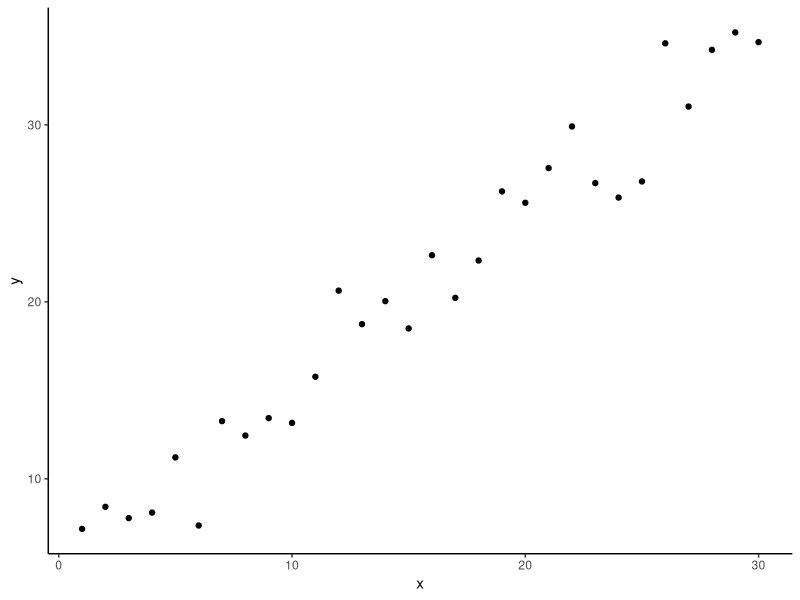
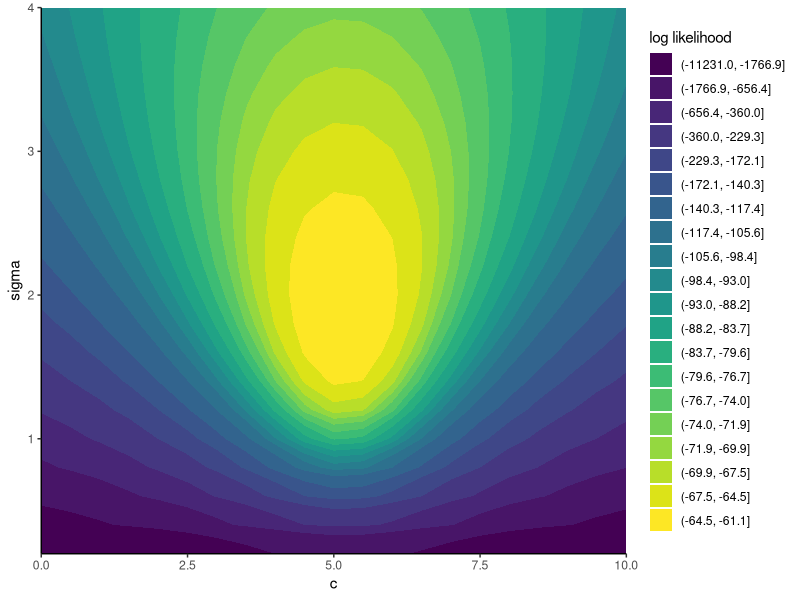
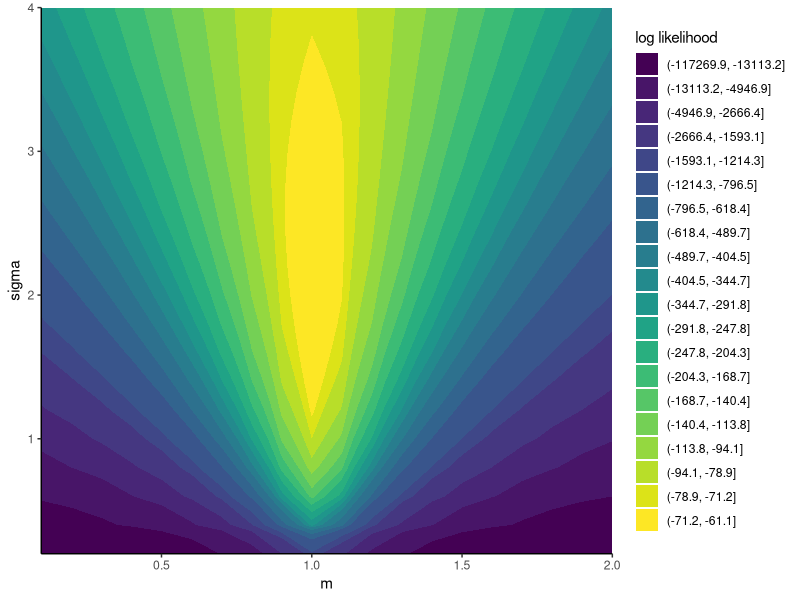
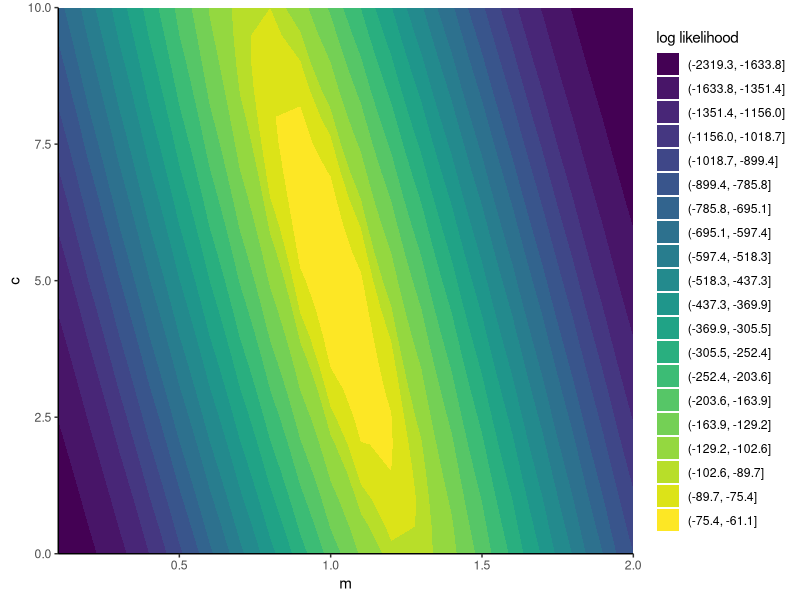

Write R code to recreate these figures, in order.
# LIBRARIES --------------------------------------------------------------------

library(tidyverse)

# PRELIMINARY REMARKS ----------------------------------------------------------

# The code here is written using the tidyverse, which has the benefit of being
# more human-readable than functions from 'base R' (i.e. included in the 
# language by default without loading extra packages.) If you don't understand
# it there's a quick introduction here
# https://github.com/ChrisHIV/teaching/blob/main/other_topics/tidyverse_quick_intro.md
# and in many other places on the internet.

# ABBREVIATIONS ----------------------------------------------------------------

# df = dataframe
# col = column
# num = number (of)
# ll = log likelihood
# ML = ml = maximum-likelihood
# diff = difference

# CHOOSE INPUT PARAMETERS FOR SIMULATION ---------------------------------------

seed <- 12345 # seed for random number generation, to allow reproducibility
m_true <- 1
c_true <- 5
sigma_true <- 2
x_vector <- 1:30

# SIMULATE DATA ----------------------------------------------------------------

set.seed(seed)

num_observations <- length(x_vector)

y_vector <- rnorm(n = num_observations,
                mean = m_true * x_vector + c_true,
                sd = sigma_true)

# PLOT DATA --------------------------------------------------------------------

df_data <- tibble(x = x_vector,
                  y = y_vector)

ggplot(df_data) +
  geom_point(aes(x, y)) +
  theme_classic() 

# DEFINE AND EXPLORE THE LOG LIKELIHOOD  ---------------------------------------

# Two different functions that should give the same ll as a function of the 
# parameters (except differing by a constant that's independent of the 
# parameters, which is irrelevant for our purposes).
ll_1 <- function(m, c, sigma) {
  sum(dnorm(x = y_vector,
            mean =  m * x_vector + c,
            sd = sigma,
            log = TRUE))
}
ll_2 <- function(m, c, sigma) {
  -num_observations * log(sigma) -
    (1 / (2 * sigma^2)) * sum((y_vector - m * x_vector - c)^2)
}

# Define a set of points in parameter space: a 3D lattice (grid) of values to
# consider for m, c, and sigma. cross_df makes all possible combinations of 
# values from the list of vectors supplied as arguments. Inspect the resulting
# df_ll if you're not clear what we've done.
df_ll <- expand_grid(m = seq(from = 0.1, to = 2, by = 0.1),
                     c = seq(from = 0, to = 10, by = 0.5),
                     sigma = seq(from = 0.2, to = 4, by = 0.2))

# Calculate the ll for each point in our parameter space, using both methods 
df_ll <- df_ll %>%
  mutate(ll_1 = pmap_dbl(list(m = m, c = c, sigma = sigma), ll_1),
         ll_2 = pmap_dbl(list(m = m, c = c, sigma = sigma), ll_2),
         diff_1_2 = ll_1 - ll_2)

# Inspect the differences in the answers given by the two methods - it's 
# always the same (i.e. independent of the parameters) to within a very small
# value (numerical imperfection) that's not worrisome.
max(df_ll$diff_1_2) - min(df_ll$diff_1_2)

# Keep the col for only one of the methods. Rename it.
df_ll <- df_ll %>%
  select(-c("ll_2", "diff_1_2")) %>%
  rename(ll = ll_1)

# Find the ML estimate of m, c and sigma among the values we've considered
df_ll_ml <- df_ll %>%
  filter(ll == max(ll))
m_ml <- df_ll_ml$m
c_ml <- df_ll_ml$c
sigma_ml <- df_ll_ml$sigma

# Fixing each of the three parameters in turn at their ML estimate, plot how the
# ll varies as a function of the other two. We'll use coloured contours that
# divide the data into equal sized subsets, rather than the norm of equally 
# spaced contours, because some parts of parameter space have dramatically worse
# likelihoods than others. Alternatively you could zoom in to the area of 
# parameter space closest to the likelihood's maximum.
df_ll_fixed_m <- df_ll %>%
  filter(m == m_ml)
ll_quantiles_fixed_m <- quantile(df_ll_fixed_m$ll,
                                 seq(from = 0, to = 1, by = 0.05))
ggplot(df_ll_fixed_m) +
  geom_contour_filled(aes(x = c,
                y = sigma,
                z = ll),
                breaks = ll_quantiles_fixed_m) +
  theme_classic() +
  coord_cartesian(expand = FALSE) +
  labs(fill = "log likelihood")
df_ll_fixed_c <- df_ll %>%
  filter(c == c_ml)
ll_quantiles_fixed_c <- quantile(df_ll_fixed_c$ll, seq(0, 1, 0.05))
ggplot(df_ll_fixed_c) +
  geom_contour_filled(aes(x = m,
                          y = sigma,
                          z = ll),
                      breaks = ll_quantiles_fixed_c) +
  theme_classic() +
  coord_cartesian(expand = FALSE) +
  labs(fill = "log likelihood")
df_ll_fixed_sigma <- df_ll %>%
  filter(sigma == sigma_ml)
ll_quantiles_fixed_sigma <- quantile(df_ll_fixed_sigma$ll, seq(0, 1, 0.05))
ggplot(df_ll_fixed_sigma) +
  geom_contour_filled(aes(x = m,
                          y = c,
                          z = ll),
                      breaks = ll_quantiles_fixed_sigma) +
  theme_classic() +
  coord_cartesian(expand = FALSE) +
  labs(fill = "log likelihood")

# Find the ML estimate of m, c and sigma by numerical optimisation. We need a
# a function that takes all the parameters to be optimised together as a single
# list.
ll <- function(parameter_vector) {
  stopifnot(length(parameter_vector) == 3)
  m <- parameter_vector[[1]]
  c <- parameter_vector[[2]]
  sigma <- parameter_vector[[3]]
  -num_observations * log(sigma) -
    (1 / (2 * sigma^2)) *
    sum((y_vector - m * x_vector - c)^2)
}
optim(par = c(0, 0, 1),
      fn = ll, 
      control = list(fnscale = -1), # tells optim to maximise, not minimise
      method = "L-BFGS-B", # a method that accepts lower and/or upper boundaries
      lower = c(-Inf, -Inf, 0)) # sigma cannot be negative

# An alternative way of doing this analysis, which is convenient but hides the 
# detail of the likelihood, hindering your understanding of what you're doing 
model_fit <- lm(data = df_data, 
    formula = y ~ x)
summary(model_fit)

# Repeat the above steps for different values of num_observations and see how
# the estimates become more accurate, and the likelihood becomes more sharply
# peaked, with increasing data.